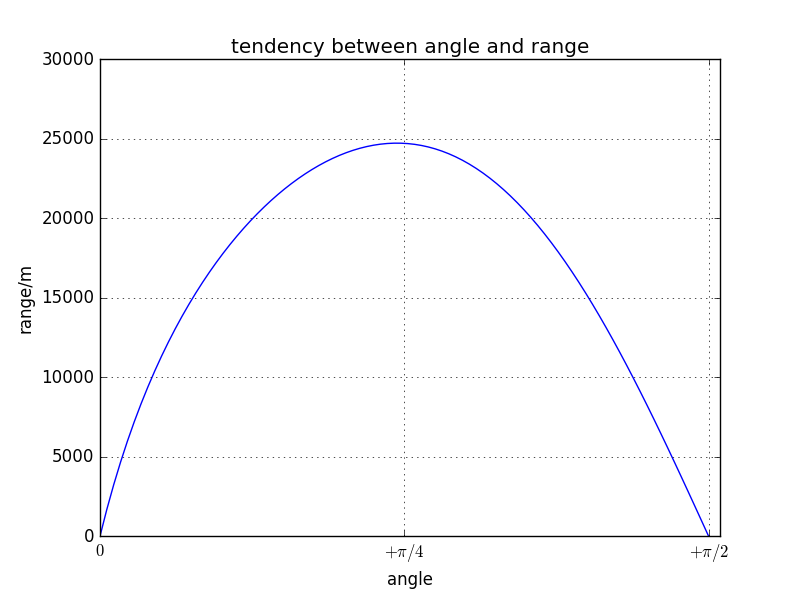

The Python source for this figure:
import numpy as np
import math
from pylab import *

# define the function which do the calculation with correction

def with_cor(angle):

    # initialize

    x=[0.0]
    y=[0.0]
    vx=[700.0*np.cos(angle)]
    vy=[700.0*np.sin(angle)]
    v=[700.0]
    dt=0.02
    p1=4.0*pow(10.0,-5.0)
    p2=6.5*pow(10.0,-3.0)/280.0
    g=9.8
    alpha=2.5

    # calculate the trajectory

    while y[-1]>=0:
        x_new = x[-1] + vx[-1]*dt
        y_new = y[-1] + vy[-1]*dt
        vx_new = vx[-1] - p1*pow(1-p2*y[-1],alpha)*v[-1]*vx[-1]*dt
        vy_new = vy[-1] - p1*pow(1-p2*y[-1],alpha)*v[-1]*vy[-1]*dt - g*dt
        v_new = math.sqrt(vx_new**2 + vy_new**2) 
        x.append(x_new)
        y.append(y_new)
        vx.append(vx_new)
        vy.append(vy_new)
        v.append(v_new)

    # determine the land point

    r = -float(y[-2]/y[-1])
    xl = (x[-2]+r*x[-1])/(r+1)
    yl=0
    x[-1] = xl
    y[-1] = yl

    # result

    return (x,y)


# get some values of angles and ranges

angles = np.linspace(0,np.pi/2,90)
range_=[]

for i in angles:
    r=with_cor(i)[0][-1]
    range_.append(r)

range__=array(range_)

# plot

plot(angles,range__,'b-')
grid(True)

title('tendency between angle and range')
xlabel('angle')
xticks([0,np.pi/4,np.pi/2],[r'$0$',r'$+\pi/4$',r'$+\pi/2$'])
ylabel('range/m')
ylim(0,30000)

show()
